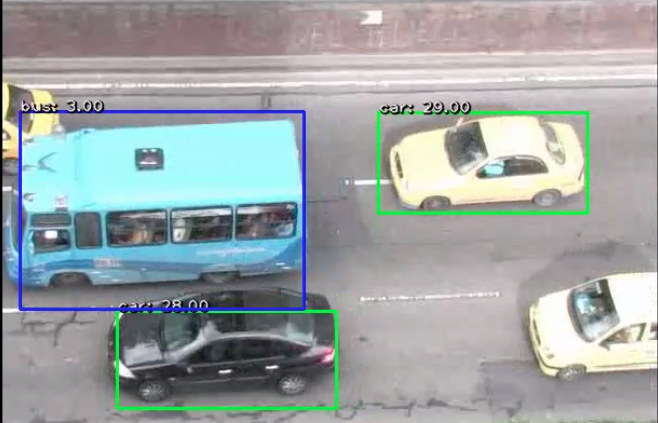
#> input picture Bus_car.png, 658 x 423 px
$ python -i MQR.py   (imports and definitions only)   (Python 2 division)
#> lines starting #> are read from the running program, lines starting #| are printed output that depends on the picture
## Auxiliar Library for the MQR tracker

# Python Libraries
import cv2
import numpy as np
import sys


def metrica(x):
    ## Helper function for the circular median
    if x<180:
        return x
    else:
        return 360-x

def Flujo_Caja(frame1,frame2,r):
    # Helper function for estimating the OPFlow of one box

    frame1=cv2.cvtColor(frame1,cv2.COLOR_BGR2GRAY)
    frame2=cv2.cvtColor(frame2,cv2.COLOR_BGR2GRAY)

    h, w = frame1.shape[:2]
    flow_Deep=np.zeros((h,w,2),np.float32)


    #inst_Deep = cv2.optflow.createOptFlow_DeepFlow()
    inst_Deep = cv2.optflow.createOptFlow_DIS(cv2.optflow.DISOPTICAL_FLOW_PRESET_ULTRAFAST)

    inst_Deep.calc(frame1,frame2,flow_Deep)


    real_mag,real_ang=cv2.cartToPolar(flow_Deep[:,:,0], flow_Deep[:,:,1], angleInDegrees=True)

    # Crop image
    mag = real_mag[int(r[1]):int(r[1]+r[3]), int(r[0]):int(r[0]+r[2])]
    ang = real_ang[int(r[1]):int(r[1]+r[3]), int(r[0]):int(r[0]+r[2])]

    m=np.median(mag)

    #Circular median based on angular distance in the color spac
    ang_2 = np.reshape(ang,-1)
    N = ang_2.shape[0]
    ang_sorted = np.sort(ang_2, kind='quicksort',axis=0)
    ang_diff = np.diff(ang_sorted,axis=0)
    ang_diff = np.reshape(ang_diff,-1)
    d = metrica(abs(ang_sorted[N-1]-ang_sorted[0]))
    ang_diff = np.append(ang_diff,d)

    rotogado = ang_sorted[np.argmax(ang_diff)+1:]
    rotogado = np.append(rotogado,ang_sorted[:np.argmax(ang_diff)+1])
    a = rotogado[int(N/2)]

    a = a * np.pi/180

    #Computing the OF based on the circular median.
    u = m * np.cos(a)
    v = m * np.sin(a)

    cv2.normalize(real_mag,real_mag,0,1,cv2.NORM_MINMAX)

    hsv = np.zeros((h, w, 3),np.float32)
    hsv[...,0] = real_ang
    hsv[...,1] = real_mag
    hsv[...,2] = np.ones((h, w), np.float32)

    bgr_Deep= cv2.cvtColor(hsv, cv2.COLOR_HSV2BGR)
    #(bgr_Deep[...,0]+bgr_Deep[...,1]+bgr_Deep[...,2])/3

    rgb = np.zeros((h, w, 3),np.float32)
    rgb[...,0] = real_mag
    rgb[...,1] = real_mag
    rgb[...,2] = real_mag

    # Updating the box
    p1 = (int(r[0]+u), int(bbox[1]+v))
    p2 = (int(bbox[0] + bbox[2]+ u ), int(bbox[1] + bbox[3]+ v ))
    cv2.rectangle(rgb, p1, p2, (0,0,255), 2, 1)

    return u,v

class TrackerMQR():

    frame=[];bbox=[];

    def init(self,image,r):

        self.frame = image
        self.bbox = r


    def update(self,new_frame):

        u,v = Flujo_Caja(self.frame,new_frame,self.bbox)

        self.bbox = (self.bbox[0] + u,self.bbox[1] + v,\
                    self.bbox[2],self.bbox[3])
        self.frame = new_frame

        ok = True

        return ok, self.bbox

>>> import cv2
>>> picture = cv2.imread('Bus_car.png', cv2.IMREAD_GRAYSCALE)
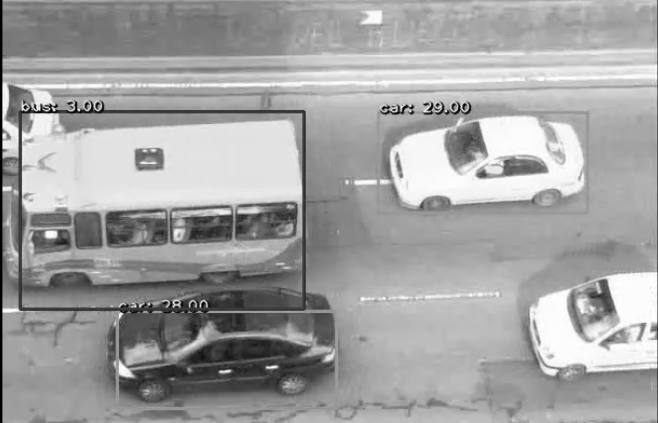
#> picture: shape (423, 658); min 0, max 255, mean 162.2
#> (the run stopped early here; a loop or call above may not have finished)
